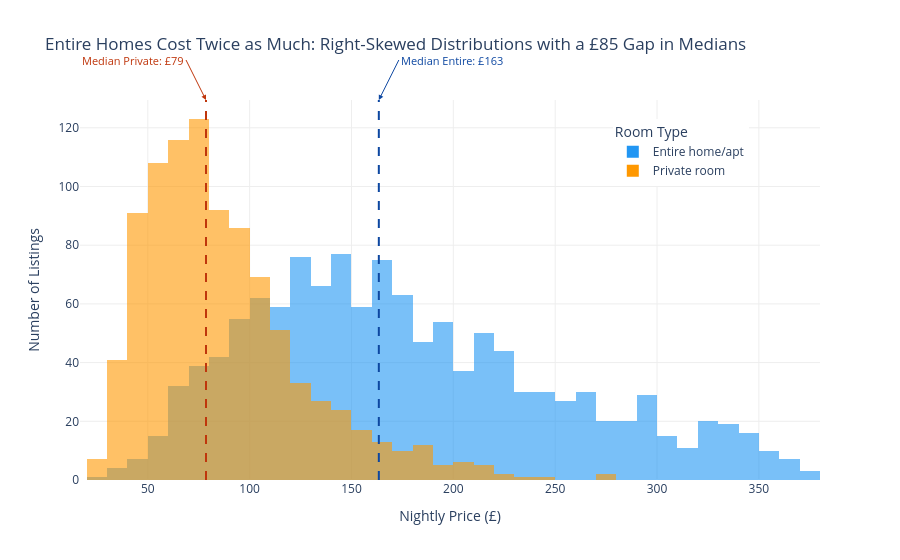

Here is the notebook cell this chart was saved with:
### Markdown cell above
## Task 1 — Histogram: price by room type (overlapping distributions)

**What to build:** A histogram showing price distributions for **Entire home/apt vs Private room** (exclude Shared room — too few observations) overlaid on the same chart.

**Requirements:**
- Both room types on the same chart (use `color='room_type'`)
- `barmode='overlay'` with `opacity=0.6` so both distributions are visible
- A vertical line for the median of EACH room type, differently coloured
- Insight title comparing the two distributions

> 💡 `df_cap[df_cap['room_type'].isin(['Entire home/apt','Private room'])]`

### Code cell
# Task 1 — Histogram: price by room type (overlapping distributions)
import pandas as pd
import plotly.express as px
import numpy as np

df = pd.read_csv('../data/airbnb_london.csv')
p95 = df['price'].quantile(0.95)
df_cap = df[df['price'] <= p95]

df_t1 = df_cap[df_cap['room_type'].isin(['Entire home/apt', 'Private room'])]

# Median per room type
medians = df_t1.groupby('room_type')['price'].median()
med_entire  = medians['Entire home/apt']   # £163
med_private = medians['Private room']      # £79

# Colour carries meaning: blue = full property (higher), orange = partial (lower)
color_map = {
    'Entire home/apt': '#2196F3',
    'Private room':    '#FF9800'
}

fig = px.histogram(
    df_t1,
    x='price',
    color='room_type',
    barmode='overlay',
    opacity=0.6,
    nbins=50,
    color_discrete_map=color_map,
    labels={'price': 'Nightly Price (£)', 'room_type': 'Room Type'},
    title=(
        'Entire Homes Cost Twice as Much: Right-Skewed Distributions with a £85 Gap in Medians<br>'
    )
)

# Median vertical lines — darker shades of each colour
for rt, med, lc, anchor in [
    ('Entire home/apt', med_entire,  '#0D47A1', 'left'),
    ('Private room',    med_private, '#BF360C', 'right'),
]:
    fig.add_vline(x=med, line_dash='dash', line_color=lc, line_width=2)
    fig.add_annotation(
        x=med, y=1, yref='paper',
        text=f"Median {rt.split()[0]}: £{med:.0f}",
        showarrow=True, arrowhead=2, arrowcolor=lc,
        font=dict(color=lc, size=11),
        xanchor=anchor,
        ax=20 if anchor == 'left' else -20, ay=-40,
    )

fig.update_layout(
    xaxis_title='Nightly Price (£)',
    yaxis_title='Number of Listings',
    legend_title='Room Type',
    legend=dict(x=0.72, y=0.95),
    plot_bgcolor='white', paper_bgcolor='white',
)
fig.update_xaxes(showgrid=True, gridcolor='#eeeeee')
fig.update_yaxes(showgrid=True, gridcolor='#eeeeee')
fig.show()

### Figure 1 — Plotly figure (JSON) as saved in the notebook; plotly's stock layout.template omitted (floating-point values rounded to 4 significant figures; data arrays with more than 128 entries replaced by an {"elided": "..."} marker saying what was removed)
{"data": [{"bingroup": "x", "hovertemplate": "Room Type=Entire home/apt<br>Nightly Price (£)=%{x}<br>count=%{y}<extra></extra>", "legendgroup": "Entire home/apt", "marker": {"color": "#2196F3", "opacity": 0.6, "pattern": {"shape": ""}}, "name": "Entire home/apt", "nbinsx": 50, "orientation": "v", "showlegend": true, "type": "histogram", "x": {"elided": "1251 float values"}, "xaxis": "x", "yaxis": "y"}, {"bingroup": "x", "hovertemplate": "Room Type=Private room<br>Nightly Price (£)=%{x}<br>count=%{y}<extra></extra>", "legendgroup": "Private room", "marker": {"color": "#FF9800", "opacity": 0.6, "pattern": {"shape": ""}}, "name": "Private room", "nbinsx": 50, "orientation": "v", "showlegend": true, "type": "histogram", "x": {"elided": "942 float values"}, "xaxis": "x", "yaxis": "y"}], "layout": {"annotations": [{"arrowcolor": "#0D47A1", "arrowhead": 2, "ax": 20, "ay": -40, "font": {"color": "#0D47A1", "size": 11}, "showarrow": true, "text": "Median Entire: £163", "x": 163.4, "xanchor": "left", "y": 1, "yref": "paper"}, {"arrowcolor": "#BF360C", "arrowhead": 2, "ax": -20, "ay": -40, "font": {"color": "#BF360C", "size": 11}, "showarrow": true, "text": "Median Private: £79", "x": 78.57, "xanchor": "right", "y": 1, "yref": "paper"}], "barmode": "overlay", "legend": {"title": {"text": "Room Type"}, "tracegroupgap": 0, "x": 0.72, "y": 0.95}, "paper_bgcolor": "white", "plot_bgcolor": "white", "shapes": [{"line": {"color": "#0D47A1", "dash": "dash", "width": 2}, "type": "line", "x0": 163.4, "x1": 163.4, "xref": "x", "y0": 0, "y1": 1, "yref": "y domain"}, {"line": {"color": "#BF360C", "dash": "dash", "width": 2}, "type": "line", "x0": 78.57, "x1": 78.57, "xref": "x", "y0": 0, "y1": 1, "yref": "y domain"}], "title": {"text": "Entire Homes Cost Twice as Much: Right-Skewed Distributions with a £85 Gap in Medians<br>"}, "xaxis": {"anchor": "y", "domain": [0, 1], "gridcolor": "#eeeeee", "showgrid": true, "title": {"text": "Nightly Price (£)"}}, "yaxis": {"anchor": "x", "domain": [0, 1], "gridcolor": "#eeeeee", "showgrid": true, "title": {"text": "Number of Listings"}}}}
